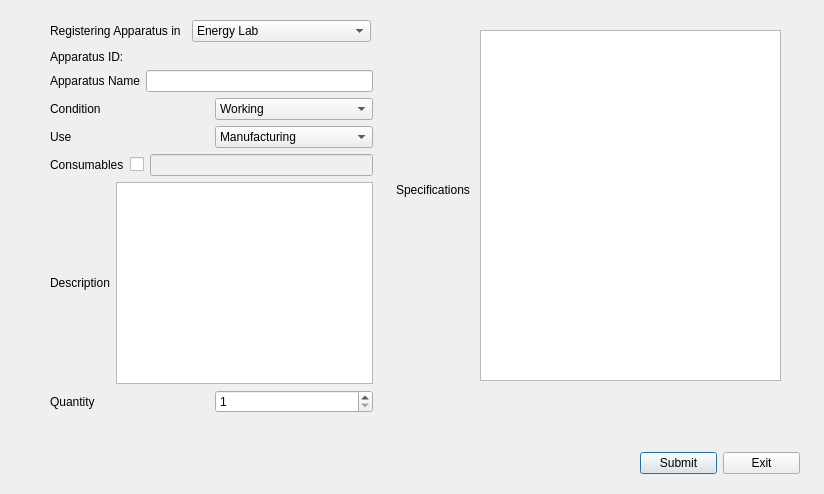
<?xml version="1.0" encoding="UTF-8"?>
<ui version="4.0">
 <class>labfeed</class>
 <widget class="QDialog" name="labfeed">
  <property name="geometry">
   <rect>
    <x>0</x>
    <y>0</y>
    <width>824</width>
    <height>494</height>
   </rect>
  </property>
  <property name="windowTitle">
   <string>Apparatus Registering</string>
  </property>
  <widget class="QWidget" name="layoutWidget_2">
   <property name="geometry">
    <rect>
     <x>640</x>
     <y>450</y>
     <width>160</width>
     <height>27</height>
    </rect>
   </property>
   <layout class="QHBoxLayout" name="horizontalLayout_9">
    <item>
     <layout class="QHBoxLayout" name="horizontalLayout_8">
      <item>
       <widget class="QPushButton" name="pushButton_submit">
        <property name="text">
         <string>Submit</string>
        </property>
       </widget>
      </item>
     </layout>
    </item>
    <item>
     <widget class="QPushButton" name="pushButton_exit">
      <property name="text">
       <string>Exit</string>
      </property>
     </widget>
    </item>
   </layout>
  </widget>
  <widget class="QLabel" name="label_8">
   <property name="geometry">
    <rect>
     <x>396</x>
     <y>180</y>
     <width>81</width>
     <height>20</height>
    </rect>
   </property>
   <property name="text">
    <string>Specifications</string>
   </property>
  </widget>
  <widget class="QTextEdit" name="textEdit_specs">
   <property name="geometry">
    <rect>
     <x>480</x>
     <y>30</y>
     <width>301</width>
     <height>351</height>
    </rect>
   </property>
  </widget>
  <widget class="QLabel" name="label_welcome">
   <property name="geometry">
    <rect>
     <x>40</x>
     <y>440</y>
     <width>381</width>
     <height>16</height>
    </rect>
   </property>
   <property name="text">
    <string/>
   </property>
  </widget>
  <widget class="QWidget" name="layoutWidget">
   <property name="geometry">
    <rect>
     <x>50</x>
     <y>20</y>
     <width>321</width>
     <height>22</height>
    </rect>
   </property>
   <layout class="QHBoxLayout" name="horizontalLayout_10">
    <item>
     <widget class="QLabel" name="label_7">
      <property name="text">
       <string>Registering Apparatus in</string>
      </property>
     </widget>
    </item>
    <item>
     <widget class="QComboBox" name="comboBox_setlab">
      <item>
       <property name="text">
        <string>Energy Lab</string>
       </property>
      </item>
      <item>
       <property name="text">
        <string>Control systems Lab</string>
       </property>
      </item>
      <item>
       <property name="text">
        <string>Mechatronics Lab</string>
       </property>
      </item>
      <item>
       <property name="text">
        <string>Aero Lab</string>
       </property>
      </item>
      <item>
       <property name="text">
        <string>Mechanics Lab</string>
       </property>
      </item>
      <item>
       <property name="text">
        <string>Die and Mold</string>
       </property>
      </item>
      <item>
       <property name="text">
        <string>Machine Shop</string>
       </property>
      </item>
      <item>
       <property name="text">
        <string>Automotive lab</string>
       </property>
      </item>
      <item>
       <property name="text">
        <string>Woodwork shop</string>
       </property>
      </item>
      <item>
       <property name="text">
        <string>Sheet metal shop</string>
       </property>
      </item>
      <item>
       <property name="text">
        <string>Thermodynamics Lab</string>
       </property>
      </item>
      <item>
       <property name="text">
        <string>Ref and Air Lab</string>
       </property>
      </item>
      <item>
       <property name="text">
        <string>CAD lab and drawing office</string>
       </property>
      </item>
     </widget>
    </item>
   </layout>
  </widget>
  <widget class="QWidget" name="">
   <property name="geometry">
    <rect>
     <x>50</x>
     <y>50</y>
     <width>323</width>
     <height>363</height>
    </rect>
   </property>
   <layout class="QVBoxLayout" name="verticalLayout_4">
    <item>
     <layout class="QVBoxLayout" name="verticalLayout_3">
      <item>
       <layout class="QHBoxLayout" name="horizontalLayout_7">
        <item>
         <widget class="QLabel" name="label_6">
          <property name="text">
           <string>Apparatus ID: </string>
          </property>
         </widget>
        </item>
        <item>
         <widget class="QLabel" name="label_aid">
          <property name="text">
           <string/>
          </property>
         </widget>
        </item>
       </layout>
      </item>
      <item>
       <layout class="QVBoxLayout" name="verticalLayout_2">
        <item>
         <layout class="QVBoxLayout" name="verticalLayout">
          <item>
           <layout class="QHBoxLayout" name="horizontalLayout">
            <item>
             <widget class="QLabel" name="label">
              <property name="text">
               <string>Apparatus Name</string>
              </property>
             </widget>
            </item>
            <item>
             <widget class="QLineEdit" name="lineEdit_Aname"/>
            </item>
           </layout>
          </item>
          <item>
           <layout class="QHBoxLayout" name="horizontalLayout_2">
            <item>
             <widget class="QLabel" name="label_5">
              <property name="text">
               <string>Condition</string>
              </property>
             </widget>
            </item>
            <item>
             <widget class="QComboBox" name="comboBox_condition">
              <item>
               <property name="text">
                <string>Working</string>
               </property>
              </item>
              <item>
               <property name="text">
                <string>Needs Consumables</string>
               </property>
              </item>
              <item>
               <property name="text">
                <string>Needs Repair</string>
               </property>
              </item>
              <item>
               <property name="text">
                <string>Beyond Repair</string>
               </property>
              </item>
             </widget>
            </item>
           </layout>
          </item>
         </layout>
        </item>
        <item>
         <layout class="QHBoxLayout" name="horizontalLayout_3">
          <item>
           <widget class="QLabel" name="label_2">
            <property name="text">
             <string>Use</string>
            </property>
           </widget>
          </item>
          <item>
           <widget class="QComboBox" name="comboBox_use">
            <item>
             <property name="text">
              <string>Manufacturing</string>
             </property>
            </item>
            <item>
             <property name="text">
              <string>Testing</string>
             </property>
            </item>
            <item>
             <property name="text">
              <string>Demonstration only</string>
             </property>
            </item>
           </widget>
          </item>
         </layout>
        </item>
        <item>
         <layout class="QHBoxLayout" name="horizontalLayout_5">
          <item>
           <layout class="QHBoxLayout" name="horizontalLayout_4">
            <item>
             <widget class="QLabel" name="label_4">
              <property name="text">
               <string>Consumables</string>
              </property>
             </widget>
            </item>
            <item>
             <widget class="QCheckBox" name="checkBox_Consume">
              <property name="text">
               <string/>
              </property>
             </widget>
            </item>
           </layout>
          </item>
          <item>
           <widget class="QLineEdit" name="lineEdit_Consume">
            <property name="enabled">
             <bool>false</bool>
            </property>
           </widget>
          </item>
         </layout>
        </item>
        <item>
         <layout class="QHBoxLayout" name="horizontalLayout_6">
          <item>
           <widget class="QLabel" name="label_3">
            <property name="text">
             <string>Description</string>
            </property>
           </widget>
          </item>
          <item>
           <widget class="QTextEdit" name="textEdit_description"/>
          </item>
         </layout>
        </item>
       </layout>
      </item>
     </layout>
    </item>
    <item>
     <layout class="QHBoxLayout" name="horizontalLayout_11">
      <item>
       <widget class="QLabel" name="label_9">
        <property name="text">
         <string>Quantity</string>
        </property>
       </widget>
      </item>
      <item>
       <widget class="QSpinBox" name="spinBox_qty">
        <property name="minimum">
         <number>1</number>
        </property>
       </widget>
      </item>
     </layout>
    </item>
   </layout>
  </widget>
 </widget>
 <resources/>
 <connections/>
</ui>
